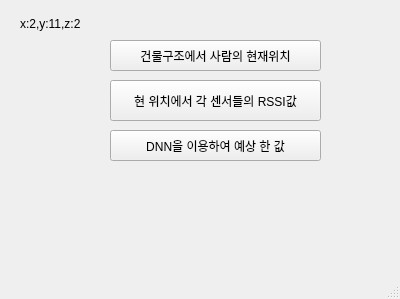
<?xml version="1.0" encoding="UTF-8"?>
<ui version="4.0">
 <class>MainWindow</class>
 <widget class="QMainWindow" name="MainWindow">
  <property name="geometry">
   <rect>
    <x>0</x>
    <y>0</y>
    <width>400</width>
    <height>299</height>
   </rect>
  </property>
  <property name="windowTitle">
   <string>TestCase4 - (2, 11, 2)</string>
  </property>
  <widget class="QWidget" name="centralwidget">

   <widget class="QLabel" name="label">
    <property name="geometry">
     <rect>
      <x>20</x>
      <y>13</y>
      <width>81</width>
      <height>21</height>
     </rect>
    </property>
    <property name="text">
     <string>x:2,y:11,z:2</string>
    </property>
   </widget>
   <widget class="QPushButton" name="btn2">
    <property name="geometry">
     <rect>
      <x>110</x>
      <y>130</y>
      <width>211</width>
      <height>31</height>
     </rect>
    </property>
    <property name="text">
     <string>DNN을 이용하여 예상 한 값</string>
    </property>
   </widget>
   <widget class="QPushButton" name="btn1">
    <property name="geometry">
     <rect>
      <x>110</x>
      <y>80</y>
      <width>211</width>
      <height>41</height>
     </rect>
    </property>
    <property name="text">
     <string>현 위치에서 각 센서들의 RSSI값</string>
    </property>
   </widget>
   <widget class="QPushButton" name="btn3">
    <property name="geometry">
     <rect>
      <x>110</x>
      <y>40</y>
      <width>211</width>
      <height>31</height>
     </rect>
    </property>
    <property name="text">
     <string>건물구조에서 사람의 현재위치</string>
    </property>
   </widget>
  </widget>
  <widget class="QMenuBar" name="menubar">
   <property name="geometry">
    <rect>
     <x>0</x>
     <y>0</y>
     <width>400</width>
     <height>21</height>
    </rect>
   </property>
  </widget>
  <widget class="QStatusBar" name="statusbar"/>
 </widget>
 <resources/>
 <connections/>
</ui>
